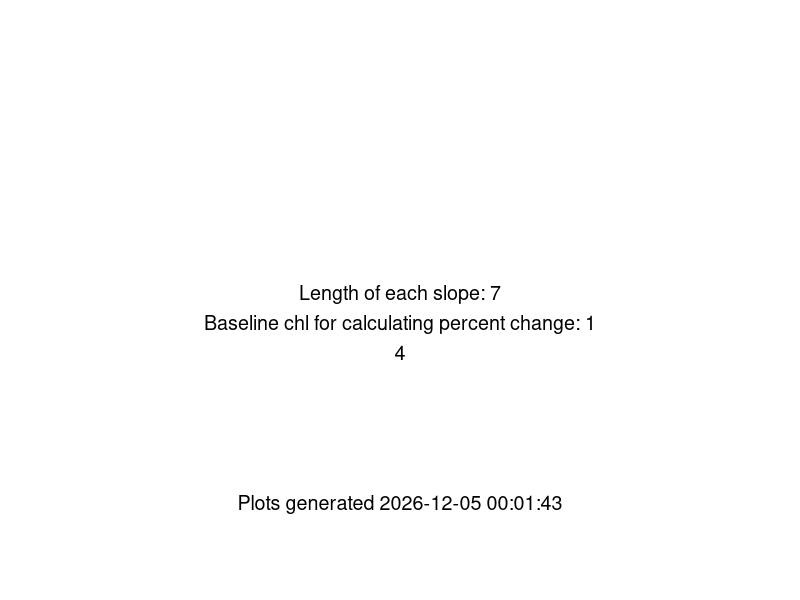

Source code (R): (Note: this script raises an error after producing the figure.)
# Re-run step 3 but with the manual chlorophyll data
# updated in January 2024 to be lceaned up and allow for more flexibility

# manual chlorophyll better represents phytoplankton

# this code is also updated to fix a bug in the slope length,
# where slope length is inclusive of the current day in the rolling window

# step 3, calculate the response of chl to the heatwaves

#### install packages ####
#install and load slider library for rolling window analysis
if (!require(slider)) install.packages('slider')
library(slider) 

if (!require(plyr)) install.packages('plyr')
library(plyr)

if (!require(tidyr)) install.packages('tidyr')
library(tidyr)

if (!require(dplyr)) install.packages('dplyr')
library(dplyr)
library(tidyverse)

if (!require(zoo)) install.packages('zoo')
library(zoo)

if (!require(gganimate)) install.packages('gganimate')
library(gganimate)

if (!require(transformr)) install.packages('transformr')
library(transformr)

if (!require(ggridges)) install.packages('ggridges')
library(ggridges)

#==============================================================================#
#### levers we can pull ####

# slope and percent calculations
slopeLength = 7 # length of the rolling window slope to be calculated
baselineDate = 1 # how many days before the start of the heatwave to use as baseline chl conditions, currently an integer

# build in options here for during the heatwave, or at the beginning of the calculated slope

# slope aggregation choices

daysAfter = 0 # time lag of how many days after the heatwave we want to look
numSlopes = 2 # the number of slopes we want to include in analysis

exclude.after.heatwaves = FALSE # if TRUE, excludes slopes for days within 20 days 
# of the heatwave that don't fall within our aggregating window

shift = 4 # time lag of how many days after the heatwave we want to look
windowSize = 7 # the number of slopes we want to include in analysis

# timing choices
# change analysis so that we can look during the heatwave, or after the heatwave? 


#==============================================================================#
#### output of settings ####

cur_date_time = format(Sys.time(), "%Y-%m-%d %H:%M:%S")

plot_metadata <- data.frame(slopeLength = paste("Length of each slope: ", slopeLength, sep = ""),
                             baselineDate = paste("Baseline chl for calculating percent change: ", baselineDate, sep = ""),
                             time = paste("Plots generated ", cur_date_time, sep = ""), 
                            daysAfter = paste("Number of days after heatwave: ", daysAfter, sep = ""),
                            numSlopes = paste("Number of slopes aggregated per event: ", numSlopes, sep = ""),
                            exclude.after.heatwaves = paste("Exclude other days after heatwaves? ", exclude.after.heatwaves, sep = ""))



# Create a blank ggplot with no data points
metadata_plot <- ggplot() +
  theme_void() +  # Removes axes and other elements
  geom_text(data = plot_metadata, aes(x = 5, y = 5, label = slopeLength),
            size = 5, hjust = 0.5, vjust = -14)+
  geom_text(data = plot_metadata, aes(x = 5, y = 5, label = baselineDate),
            size = 5, hjust = 0.5, vjust = -12)+
  geom_text(data = plot_metadata, aes(x = 5, y = 5, label = daysAfter),
            size = 5, hjust = 0.5, vjust = -8)+
  geom_text(data = plot_metadata, aes(x = 5, y = 5, label = numSlopes),
            size = 5, hjust = 0.5, vjust = -6)+
  geom_text(data = plot_metadata, aes(x = 5, y = 5, label = exclude.after.heatwaves),
            size = 5, hjust = 0.5, vjust = -4)+
  geom_text(data = plot_metadata, aes(x = 5, y = 5, label = time),
            size = 5, hjust = 0.5, vjust = 14)
                  


# Create a blank ggplot with no data points
ggplot() +
  theme_void() +  # Removes axes and other elements
  geom_text(data = plot_metadata, aes(x = 5, y = 5, label = slopeLength),
            size = 5, hjust = 0.5, vjust = 0)+
  geom_text(data = plot_metadata, aes(x = 5, y = 5, label = baselineDate),
            size = 5, hjust = 0.5, vjust = 2)+
  geom_text(data = plot_metadata, aes(x = 5, y = 5, label = shift),
            size = 5, hjust = 0.5, vjust = 4)+
  geom_text(data = plot_metadata, aes(x = 5, y = 5, label = time),
            size = 5, hjust = 0.5, vjust = 14)


#==============================================================================#
#### read in the data ####
# read in the heatwaves data calculated in the previous step
heatwaves = read.csv("./formatted data/heatwavesdata.csv")

# read in the manual chl data
allData = read.csv("./formatted data/interpolated_manual_chl_for_slopes.csv")

# make a vector of unique lake years
lake_years = unique(allData$lake_year)

#==============================================================================#
#### CALCULATE SLOPES FOR CHLOROPHYLL ####

# cycle through each lake year, fit linear models for each rolling window, then store model slopes
# in the 'slopes' dataframe. Need to initially store the model results in a list

# then, calculate the percent change in chlorophyll relative to the baseline specified above

# Model results are the slopes, originally calculated based on the preceding 7 days

for(i in 1:length(lake_years)){
  
  temp = allData %>% filter(lake_year == lake_years[i]) # temp dataframe for this lake_year
  
  models <- slide(
    temp, 
    ~lm(mean_chl ~ doyCat, data = .x), 
    .before = slopeLength -1, # add the minus one so the slopeLength matches the user input
    .complete = TRUE
  )
  
  temp$chl_slope = NA
  temp$se = NA
  temp$p_value = NA
  temp$r_squared = NA
  
  for(j in 1:nrow(temp)){
    
    model = models[[j]]
    coef <- coefficients(model) 
    # extracting the coefficients from the current model
    
    if(!(is.null(coef))){
      Slope <- coef["doyCat"]
      temp$chl_slope[j] = Slope # pull out the slope from the model
      temp$p_value[j] = summary(model)$coefficients[2,4] 
      temp$se[j] = summary(model)$coefficients["doyCat", "Std. Error"] 
      temp$r_squared[j] = summary(model)$r.squared # pull out r_squared from model
    }
    
    temp$percent_change = 100*temp$chl_slope*slopeLength/lag(temp$mean_chl, slopeLength-1, default = NA)
    temp$chl_baseline = lag(temp$mean_chl, slopeLength-1, default = NA)
  }
  
  if(i ==1){ slopes = temp} # if first iteration, creates slopes, the final dataframe
  
  if(i >1){slopes = rbind(slopes, temp)} # else, appends to slopes 
  
}


# test case to make sure the slide function works as we think it does
# test = slopes[1:7, ]
# summary(lm(test$mean_chl~test$doyCat))
# 



#==============================================================================#
#### SELECT SLOPES IN SPECIFIED WINDOW ####
# currently, the slopes dataframe has daily rolling window slopes for all of the lake_year combinations
# Need to select the slopes just following a heatwave
# heatwave is the date of a heatwave, targLake is the lake, data is our dataset of all the calculated slopes

hwSlopes <- function(heatwaveStart, heatwaveEnd,  targLake, data){

  # because our slopes are calculated over a 7-day rolling window, the first slope considered will
  # encompass the first week after the heatwave
  
  startDate = as.Date(heatwaveEnd)+daysAfter 
  endDate = as.Date(heatwaveEnd)+daysAfter+numSlopes
  
  # this is the date before the heatwave, which we will use to calculate the percent
  # change in chlorophyll
  
  # filter out the slopes we are interested in
  selected.slopes = data %>% filter(lake == targLake, date >= startDate, date <= endDate)
  
}


#==============================================================================#
#### CALCULATE AVG CHL SLOPES FOLLOWING HEATWAVES ####
heatwaves$averageSlope = NA
heatwaves$percentChange = NA
heatwaves$sdSlope = NA
heatwaves$sdSlopePercent = NA

#Using a For Loop
lengthHW = nrow(heatwaves)

# take the average slope and calculate the percent change in chlorophyll based on the slope

for(i in 1:lengthHW){
  slopes.subset = hwSlopes(heatwaves$date_start[i], heatwaves$date_end[i], heatwaves$lake[i], slopes)
  
  # save the mean of the slopes to the heatwaves dataframe
  heatwaves$averageSlope[i] = mean(slopes.subset$chl_slope, na.rm = TRUE)

  
  # calculate the percent change in chlorophyll from the slope

  
  # save the standard deviation of the slopes to the heatwaves dataframe
  heatwaves$sdSlope[i] = sd(slopes.subset$chl_slope, na.rm = TRUE)
  
  # convert the standard deviation to a percentage

  
  # save the mean of the percent change to the heatwaves dataframe
  heatwaves$percentChange[i] = mean(slopes.subset$percent_change, na.rm = TRUE)
}

# save the static results
# write.csv(heatwaves, "./results/heatwaves_with_average_slopes_MANUAL_CHL.csv", row.names = FALSE)





#==============================================================================#
#### PLOT AVG SLOPES ####
#results = read.csv("./results/heatwaves_with_average_slopes_MANUAL_CHL.csv")


#break up by lake by filtering data
resultsT = results %>% filter(lake == "T")
resultsL = results %>% filter(lake == "L")
resultsR = results %>% filter(lake == "R")

#use ggplot to make three plots, one for each lake with date of heatwave on x-axis
#and average slope on the y

#png(filename = "./figures/preliminary figures/R_slopes_2023_02_09", height = 8, width = 11, units = "in", res = 300)

results$month = month(results$date_start)
results$month_year = paste(results$month, results$year, sep = "_")

indHWResp <- ggplot(data = results, aes(x = date_start, y = percentChange, fill = lake))+
  geom_bar(stat = "identity", position = "identity", alpha = 0.5, color = "black")+
  theme_classic()+
  ylab("percent change in chl")+
  xlab("start date of heatwave")+
  ggtitle("Average chl percent change by event")+
  scale_fill_manual(values = c("R"=  "#4AB5C4", "L" = "#ADDAE3", "T"=  "#BAAD8D"))+
  theme(axis.text.x = element_text(angle = 45, hjust = 1))


ggplot(data = resultsR, aes(x = date_end, y = percentChange))+
  geom_bar(stat='identity', fill = "#4AB5C4")+
  theme_classic()+
  ylab("percent change in chl")+
  xlab("end date of heatwave")+
  ggtitle("Peter")

ggplot(data = resultsL, aes(x = date_end, y = percentChange))+
  geom_bar(stat='identity', fill = "#ADDAE3")+
  theme_classic()+
  ylab("percent change in chl")+
  xlab("end date of heatwave")+
  ggtitle("Paul")

ggplot(data = resultsT, aes(x = date_end, y = percentChange))+
  geom_bar(stat='identity', fill = "#BAAD8D")+
  theme_classic()+
  ylab("percent change in chl")+
  xlab("end date of heatwave")+
  ggtitle("Tuesday")



#==============================================================================#
#### COMPARE DISTRIBUTIONS OVER TIME ####

# We might also consider the distributions of chlorophyll slopes following a heatwave,
# rather than just taking the average for a certain window


# make sure heatwaves date_start and date_end are formatted as dates
heatwaves$date_end = as.Date(heatwaves$date_end)
heatwaves$date_start = as.Date(heatwaves$date_start)
slopes$date = as.Date(slopes$date)
slopes$period = "all other days"

# write slopes to a file
#write.csv(slopes, "./formatted data/slopes_3day.csv", row.names = FALSE)

### This creates a dataframe, all slopes, that has the slopes categorized
# by their time period (during or after a heatwave, or all other days)
# and includes the number of days after the heatwave event (daysAfterLoop) that is considered
# one column, "exclude after heatwaves," are slopes within 40 days after a heatwave
# that are not in the current rolling window

for(daysAfterLoop in 0:20){
  
  # add a column to slopes which indicates whether or not there is a heatwave
  for(i in 1:nrow(heatwaves)){
    start = heatwaves$date_start[i] # start date of the current heatwave
    end = heatwaves$date_end[i] # end date of the current heatwave
    
    # sequence of dates during the heatwave
    dates = seq(start, end, 1)
    
    # excludes dates that are part of rolling window but not currently considered in after heatwave
    # dates that are within 40 days after a heatwave but not in our window for analysis as
    # after heatwave because of our current daysAfterLoop selection.
    # This gets overwrritten in part by "after heatwave" for those dates that are included
    # in analysis
    datesExcluded = seq(end -7, end + 40, 1) 
    
    # dates to be analyzed after the heatwaves
    # this creates a sequence of numbers, from the end of the heatwave plus whatever
    # daysAfterLoop is set to, to that same value plus the numSlopes. So it sets a window daysAfterLooped
    # X number of days after the heatwave
    
    datesAnalyzed = seq(end+daysAfterLoop, end + daysAfterLoop+numSlopes, 1)
    
    # fill the dataframe "period" column with the correct categorization

    # fill the dataframe "period" column with the correct categorization
    slopes = slopes %>% mutate(period = replace(period, date %in% datesExcluded, "exclude after heatwave"))
    slopes = slopes %>% mutate(period = replace(period, date %in% dates, "during heatwave"))
    slopes = slopes %>% mutate(period = replace(period, date %in% datesAnalyzed, "after heatwave"))
    
    slopes$daysAfter = daysAfterLoop
  }
  
  # combine to the main dataframe
  if(daysAfterLoop == 0){
    allSlopes = slopes
  }
  if(daysAfterLoop > 0){
    allSlopes = rbind(allSlopes, slopes)
  }
  
}




# save the allPercent data to a dataframe
# save interpolated allData data to a dataframe

# write.csv(allData, "./formatted data/allData_interpolated.csv", row.names = FALSE)
# write.csv(allPercent, "./formatted data/results_random_and_heatwaves.csv")

# calculate mean values by period and daysAfter
# across all lakes, this will give the mean slope following all heatwave events
# by time period

mean_df <- allSlopes %>% 
  filter(period != "exclude after heatwave", !is.na(percent_change)) %>% 
  group_by(period, daysAfter) %>% 
  dplyr::summarise(mean_percent_change = mean(percent_change)) 

# round mean values to one decimal place
mean_df$mean_percent_change <- round(mean_df$mean_percent_change, 1)




#==============================================================================#
#### RESPONSE TIMING LINE PLOTS ####

mean_df <- allSlopes %>% 
  filter( period != "exclude after heatwave", !is.na(percent_change)) %>% 
  group_by(period, daysAfter) %>% 
  dplyr::summarise(mean_percent_change = mean(percent_change), 
                   sd_percent_change = sd(percent_change), 
                   number_percent_change = n()) 

mean_df %>% filter(daysAfter > 0) %>% 
  ggplot(aes( x= daysAfter, y = mean_percent_change, color = period))+
  scale_color_manual(values = c("during heatwave" = "#ff0000", "after heatwave" = "#ffc100", "all other days" = "#88CCEE"))+
  scale_fill_manual(values = c("during heatwave" = "#ff0000", "after heatwave" = "#ffc100", "all other days" = "#88CCEE"))+
  geom_line(size = 1)+
  geom_point()+
 # geom_ribbon(aes(ymin = mean_percent_change - sd_percent_change, ymax = mean_percent_change + sd_percent_change, fill = period), alpha = 0.1)+
  labs(x = "days after heatwave")+
theme_classic()


mean_dfR <- allSlopes %>% filter(lake == "R") %>% 
  filter(period != "exclude after heatwave", !is.na(percent_change)) %>% 
  group_by(period, daysAfter) %>% 
  dplyr::summarise(mean_percent_change = mean(percent_change), 
                   sd_percent_change = sd(percent_change), 
                   number_percent_change = n()) 



mean_dfL <- allSlopes %>% filter(lake == "L") %>% 
  filter( period != "exclude after heatwave", !is.na(percent_change)) %>% 
  group_by(period, daysAfter) %>% 
  dplyr::summarise(mean_percent_change = mean(percent_change), 
                   sd_percent_change = sd(percent_change), 
                   number_percent_change = n()) 



mean_dfT <- allSlopes %>% filter(lake == "T") %>% 
  filter( period != "exclude after heatwave", !is.na(percent_change)) %>% 
  group_by(period, daysAfter) %>% 
  dplyr::summarise(mean_percent_change = mean(percent_change), 
                   sd_percent_change = sd(percent_change), 
                   number_percent_change = n()) 


mean_dfR %>% filter(daysAfter > 0) %>% 
  ggplot(aes( x= daysAfter, y = mean_percent_change, color = period))+
  geom_line(size = 1)+
  geom_point()+
  labs(x = "days after heatwave")+
  scale_color_manual(values = c("during heatwave" = "#ff0000", "after heatwave" = "#ffc100", "all other days" = "#88CCEE"))+
  theme_classic()

mean_dfL %>% filter(daysAfter > 0) %>% 
  ggplot(aes( x= daysAfter, y = mean_percent_change, color = period))+
  geom_line(size = 1)+
  geom_point()+
  labs(x = "days after heatwave")+
  scale_color_manual(values = c("during heatwave" = "#ff0000", "after heatwave" = "#ffc100", "all other days" = "#88CCEE"))+
  theme_classic()


mean_dfT %>% filter(daysAfter > 0) %>% 
  ggplot(aes( x= daysAfter, y = mean_percent_change, color = period))+
  scale_color_manual(values = c("during heatwave" = "#ff0000", "after heatwave" = "#ffc100", "all other days" = "#88CCEE"))+
  scale_fill_manual(values = c("during heatwave" = "#ff0000", "after heatwave" = "#ffc100", "all other days" = "#88CCEE"))+
  geom_line(size = 1)+
  geom_point()+
  geom_ribbon(aes(ymin = mean_percent_change - sd_percent_change, ymax = mean_percent_change + sd_percent_change, fill = period), alpha = 0.1)+
  labs(x = "days after heatwave")+
  theme_classic()


mean_dfR %>% filter(daysAfter > 0) %>% 
  ggplot(aes( x= daysAfter, y = mean_percent_change, color = period))+
  scale_color_manual(values = c("during heatwave" = "#ff0000", "after heatwave" = "#ffc100", "all other days" = "#88CCEE"))+
  scale_fill_manual(values = c("during heatwave" = "#ff0000", "after heatwave" = "#ffc100", "all other days" = "#88CCEE"))+
  geom_line(size = 1)+
  geom_point()+
  geom_ribbon(aes(ymin = mean_percent_change - sd_percent_change, ymax = mean_percent_change + sd_percent_change, fill = period), alpha = 0.1)+
  labs(x = "days after heatwave")+
  theme_classic()




#==============================================================================#
#### PLOTTING DISTRIBUTIONS ####

mean_dfT %>% filter(shift > 0 & period != "during heatwave") %>% 
  ggplot(aes( x= shift, y = mean_percent_change, color = period))+
  scale_color_manual(values = c("during heatwave" = "#ff0000", "after heatwave" = "#ffc100", "all other days" = "#88CCEE"))+
  scale_fill_manual(values = c("during heatwave" = "#ff0000", "after heatwave" = "#ffc100", "all other days" = "#88CCEE"))+
  geom_line(size = 1)+
  geom_point()+
  geom_ribbon(aes(ymin = mean_percent_change - sd_percent_change, ymax = mean_percent_change + sd_percent_change, fill = period), alpha = 0.1)+
  labs(x = "days after heatwave")+
  theme_classic()




#==============================================================================#
#### PLOTTING DISTRIBUTIONS ####

# Create a factor variable with the desired order for 'period'
desired_order <- c("after heatwave", "during heatwave", "all other days")

#png("./figures/science in the northwoods figures/Tuesday Lake heatwave results 4 days after.png", height = 7, width = 13, units = "in", res = 600)

allSlopes = allSlopes %>% mutate(period = replace(period, period == "exclude after heatwave", "all other days"))

Alldist <- allSlopes %>%
  filter(period != "exclude after heatwave", daysAfter == get("daysAfter", envir=globalenv())) %>%
  ggplot(aes(x = percent_change,
             y = factor(period, levels = desired_order),  # Use factor with desired order
             fill = period)) +
  geom_density_ridges(alpha = 0.7,
                      quantile_lines = TRUE,
                      quantile_fun = function(x, ...) mean(x), 
                      scale = 2, size = 0.7) +
  # geom_text(data = mean_dfT %>% filter(daysAfter == get("daysAfter", envir=globalenv())),
  #           aes(x = mean_percent_change,
  #               y = factor(period, levels = desired_order),  # Use factor with desired order
  #               label = as.character(round(mean_percent_change, digits = 0))),
  #           color = "black",
  #           size = 4,
  #           vjust = 2) +
  # geom_text(data = mean_dfT %>% filter(daysAfter == get("daysAfter", envir=globalenv())),
  #           aes(x = -200,
  #               y = factor(period, levels = desired_order),  # Use factor with desired order
  #               label = paste("n = ", number_percent_change, sep = "")),
  #           color = "black",
  #           size = 6,
  #           vjust = 2) +
  ylab("") +
  xlab("% change in surface chlorophyll-a")+
  labs(title = "Peter, Paul, Tuesday combined") +
  scale_fill_manual(values = c("during heatwave" = "#ff0000", "after heatwave" = "#ffc100", "all other days" = "#88CCEE")) +  # Specify fill colors for groups
  theme_classic()+
  theme(axis.text=element_text(size=14),
        axis.title=element_text(size=18,face="bold"))



Tdist <- allSlopes %>%
  filter(lake == "T") %>%
  filter(period != "exclude after heatwave", daysAfter == get("daysAfter", envir=globalenv())) %>%
  ggplot(aes(x = percent_change,
             y = factor(period, levels = desired_order),  # Use factor with desired order
             fill = period)) +
  geom_density_ridges(alpha = 0.7,
                      quantile_lines = TRUE,
                      quantile_fun = function(x, ...) mean(x), 
                      scale = 2, size = 0.7) +
  geom_text(data = mean_dfT %>% filter(daysAfter == get("daysAfter", envir=globalenv())),
            aes(x = mean_percent_change,
                y = factor(period, levels = desired_order),  # Use factor with desired order
                label = as.character(round(mean_percent_change, digits = 0))),
            color = "black",
            size = 4,
            vjust = 2) +
  geom_text(data = mean_dfT %>% filter(daysAfter == get("daysAfter", envir=globalenv())),
            aes(x = -200,
                y = factor(period, levels = desired_order),  # Use factor with desired order
                label = paste("n = ", number_percent_change, sep = "")),
            color = "black",
            size = 6,
            vjust = 2) +
  ylab("") +
  xlab("% change in surface chlorophyll-a")+
  labs(title = "Tuesday") +
  scale_fill_manual(values = c("during heatwave" = "#ff0000", "after heatwave" = "#ffc100", "all other days" = "#88CCEE")) +  # Specify fill colors for groups
  theme_classic()+
  theme(axis.text=element_text(size=14),
        axis.title=element_text(size=18,face="bold"))

#dev.off()

desired_order <- c("after heatwave", "during heatwave", "all other days")



#png("./figures/science in the northwoods figures/Peter Lake heatwave results 4 days after.png", height = 7, width = 13, units = "in", res = 600)

Rdist <- allSlopes %>%
  filter(lake == "R") %>%
  filter(period != "exclude after heatwave", daysAfter == get("daysAfter", envir=globalenv())) %>%
  ggplot(aes(x = percent_change,
             y = factor(period, levels = desired_order),  # Use factor with desired order
             fill = period)) +
  geom_density_ridges(alpha = 0.7,
                      quantile_lines = TRUE,
                      quantile_fun = function(x, ...) mean(x), 
                      scale = 2, size = 0.7) +
  geom_text(data = mean_dfR %>% filter(daysAfter == get("daysAfter", envir=globalenv())),
            aes(x = mean_percent_change,
                y = factor(period, levels = desired_order),  # Use factor with desired order
                label = as.character(round(mean_percent_change, digits = 0))),
            color = "black",
            size = 4,
            vjust = 2) +
  geom_text(data = mean_dfR %>% filter(daysAfter == get("daysAfter", envir=globalenv())),
            aes(x = -700,
                y = factor(period, levels = desired_order),  # Use factor with desired order
                label = paste("n = ", number_percent_change, sep = "")),
            color = "black",
            size = 4,
            vjust = 2) +
  ylab("") +
  xlab("% change in surface chlorophyll-a")+
  labs(title = "Peter") +
  scale_fill_manual(values = c("during heatwave" = "#ff0000", "after heatwave" = "#ffc100", "all other days" = "#88CCEE")) +  # Specify fill colors for groups
  theme_classic()+
  theme(axis.text=element_text(size=14),
        axis.title=element_text(size=18,face="bold"))

#dev.off()

#png("./figures/science in the northwoods figures/Paul Lake heatwave results 4 days after.png", height = 7, width = 13, units = "in", res = 600)


Ldist <- allSlopes %>%
  filter(lake == "L") %>%
  filter(period != "exclude after heatwave", daysAfter == get("daysAfter", envir=globalenv())) %>%
  ggplot(aes(x = percent_change,
             y = factor(period, levels = desired_order),  # Use factor with desired order
             fill = period)) +
  geom_density_ridges(alpha = 0.7,
                      quantile_lines = TRUE,
                      quantile_fun = function(x, ...) mean(x), 
                      scale = 1.5, size = 0.7) +
  geom_text(data = mean_dfL %>% filter(daysAfter == get("daysAfter", envir=globalenv())),
            aes(x = mean_percent_change,
                y = factor(period, levels = desired_order),  # Use factor with desired order
                label = as.character(round(mean_percent_change, digits = 0))),
            color = "black",
            size = 4,
            vjust = 2) +
  geom_text(data = mean_dfL %>% filter(daysAfter == get("daysAfter", envir=globalenv())),
            aes(x = -200,
                y = factor(period, levels = desired_order),  # Use factor with desired order
                label = paste("n = ", number_percent_change, sep = "")),
            color = "black",
            size = 4,
            vjust = 2) + 
  ylab("") +
  xlab("% change in surface chlorophyll-a")+
  labs(title = "Paul") +
  scale_fill_manual(values = c("during heatwave" = "#ff0000", "after heatwave" = "#ffc100", "all other days" = "#88CCEE")) +  # Specify fill colors for groups
  theme_classic()+
  theme(axis.text=element_text(size=14),
        axis.title=element_text(size=18,face="bold"))

#dev.off()





#==============================================================================#
#### CREATE PDF OF OUTPUTS ####

pdfName = paste("daysAfter", daysAfter, "slopeLength", slopeLength, sep = "_")

pdf("./figures/sensitivity tests/testing.pdf", height = 6, width = 10)

print(metadata_plot)
print(Alldist)
print(Rdist)
print(Ldist)
print(Tdist)
print(indHWResp)


dev.off()











#==============================================================================#
#### TEST STANDARD ERROR OF SLOPES ####

# cycle through each lake year, fit linear models for each rolling window, then store model slopes
# in the 'slopes' dataframe. Need to initially store the model results in a list

ses = data.frame(matrix(nrow = 30, ncol = 2))
names(ses) = c("slopeLength", "mean.se")

# Model results are the slopes, originally calculated based on the preceding 7 days
for(slopeLength in 3:30){
  for(i in 1:length(lake_years)){
    
    #print(lake_years[i])
    temp = allData %>% filter(lake_year == lake_years[i]) # temp dataframe for this lake_year
    
    models <- slide(
      temp, 
      ~lm(mean_chl ~ doyCat, data = .x), 
      .before = slopeLength, 
      .complete = TRUE
    )
    
    temp$chl_slope = NA
    temp$se = NA
    temp$p_value = NA
    temp$r_squared = NA
    
    for(j in 1:nrow(temp)){
      
      model = models[[j]]
      coef <- coefficients(model) 
      # extracting the coefficients from the current model
      
      if(!(is.null(coef))){
        Slope <- coef["doyCat"]
        temp$chl_slope[j] = Slope # pull out the slope from the model
        temp$p_value[j] = summary(model)$coefficients[2,4] 
        temp$se[j] =  summary(model)$coefficients["doyCat", "Std. Error"] 
        temp$r_squared[j] = summary(model)$r.squared # pull out r_squared from model
      }
      
      
    }
    
    if(i ==1){ slopes = temp} # if first iteration, creates slopes, the final dataframe
    
    if(i >1){slopes = rbind(slopes, temp)} # else, appends to slopes 
    
    
  }
  print(slopeLength)
  print(mean(slopes$se, na.rm = TRUE))
  
  ses$slopeLength[slopeLength] = slopeLength
  ses$mean.se[slopeLength] = mean(slopes$se, na.rm = TRUE)
  
}

ses$sample_size_component = sqrt(1/(ses$slopeLength - 2))
ses$data_component = ses$mean.se/ses$sample_size_component
ses$mean_actual_se = ses$mean.se

ses = pivot_longer(ses, cols = c("sample_size_component", "data_component", "mean_actual_se"), names_to = "se.component", values_to = "se")

ggplot(data = ses, aes(x = slopeLength, y = se, color = se.component))+
  geom_point()+
  geom_line()+
  theme_classic()+
  xlim(min = 3, max = 15)+
  ylim(min =0 , max = 1)
